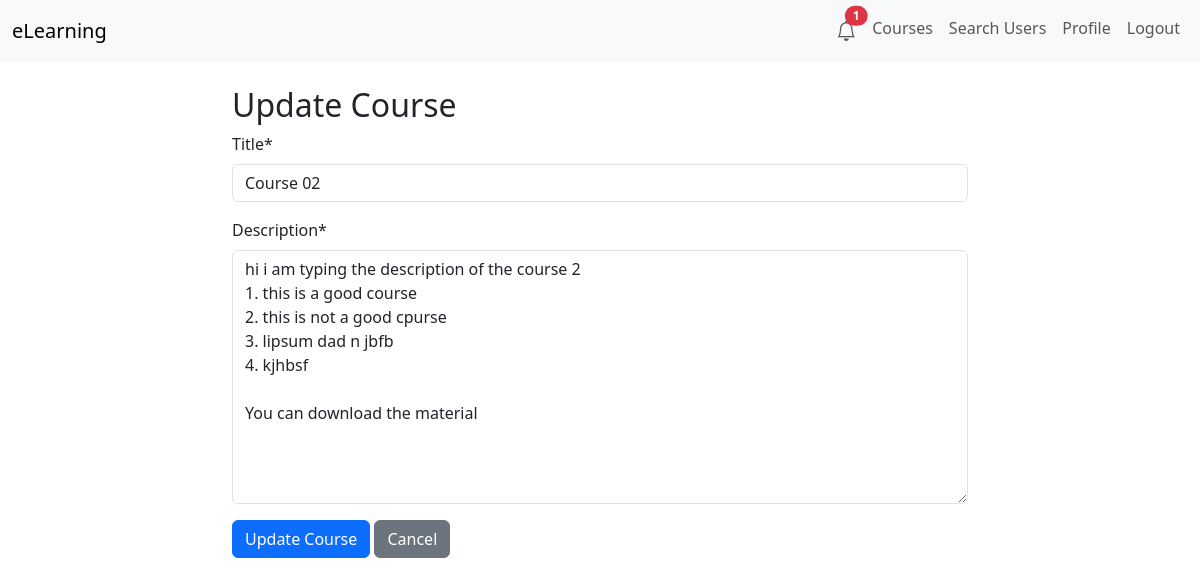
Page /courses/2/update/ (signed in) on the committed database.
### courses/models.py (models this page shows, shortened)
class Course(models.Model):
    title = models.CharField(max_length=200)
    description = models.TextField()
    teacher = models.ForeignKey(
        settings.AUTH_USER_MODEL,
        on_delete=models.CASCADE,
        related_name='courses'
    )
    created_at = models.DateTimeField(auto_now_add=True)

### courses/views.py (the view)
# urls.py: path('<int:course_id>/update/', views.update_course, name='update-course'),
@login_required
@teacher_required
def update_course(request, course_id):
    course = get_object_or_404(Course, id=course_id, teacher=request.user)
    if request.method == 'POST':
        form = CourseForm(request.POST, instance=course)
        if form.is_valid():
            form.save()
            messages.success(request, 'Course updated successfully!')
            return redirect('courses:course-detail', course_id=course.id)
    else:
        form = CourseForm(instance=course)
    return render(request, 'courses/update_course.html', {'form': form, 'course': course})

### courses/forms.py
class CourseForm(forms.ModelForm):
    class Meta:
        model = Course
        fields = ['title', 'description']

### users/context_processors.py (called while the page is built)
def unread_notifications(request):
    if request.user.is_authenticated:
        count = request.user.notifications.filter(is_read=False).count()
        return {'unread_count': count}
    else:
        return {'unread_count': 0}

### courses/templates/courses/update_course.html (shortened to what this page needs)
{% extends "base.html" %}
{% load crispy_forms_tags %}
{% block content %}
<div class="row justify-content-center">
    <div class="col-md-8">
        <h2>Update Course</h2>
        <form method="POST">
            {{ form|crispy }}
            <button type="submit" class="btn btn-primary">Update Course</button>
            <a href="{% url 'courses:course-detail' course_id=course.id %}" class="btn btn-secondary">Cancel</a>
        </form>
    </div>
</div>
{% endblock %}

### rows in the picture
Course: title "Course 02", description "hi i am typing the description of the course 2 1. this is a good course 2. this is not a good cpurse 3. lipsum dad n jbfb 4. kjhbsf You can download the material"

### other values in the picture
{{ unread_count }} "1"
